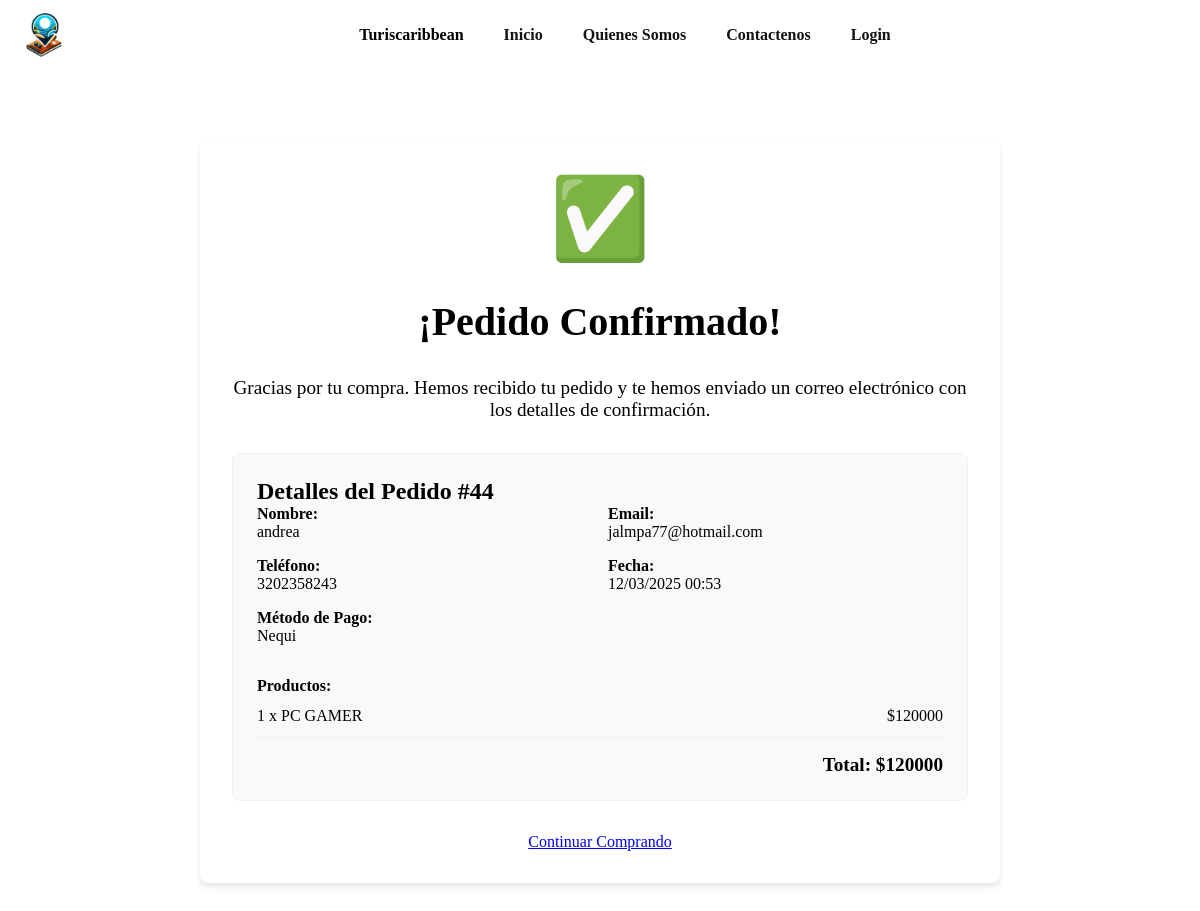
Page /confirmac/44/ on the committed database.
### web/models.py (models this page shows, shortened)
class Orden(models.Model):
    usuario = models.ForeignKey(User, on_delete=models.CASCADE, null=True, blank=True)
    nombre = models.CharField(max_length=200)
    email = models.EmailField()
    telefono = models.CharField(max_length=20)
    sesion_id = models.CharField(max_length=100, null=True, blank=True)
    total = models.DecimalField(max_digits=10, decimal_places=0)
    metodo_pago = models.CharField(max_length=20, choices=[('nequi', 'Nequi'), ('bancolombia', 'Bancolombia')])
    pagado = models.BooleanField(default=False)
    fecha_creacion = models.DateTimeField(auto_now_add=True)

class OrdenItem(models.Model):
    orden = models.ForeignKey(Orden, related_name='items', on_delete=models.CASCADE)
    producto = models.ForeignKey(Producto, on_delete=models.CASCADE)
    precio = models.DecimalField(max_digits=10, decimal_places=0)
    cantidad = models.IntegerField(default=1)
    def subtotal(self):
        return self.precio * self.cantidad

class Producto(models.Model):
    nombre = models.CharField(max_length=200)
    descripcion = models.TextField()
    precio = models.DecimalField(max_digits=10, decimal_places=2)
    foto = models.ImageField(upload_to='web/static/img')
    fecha_creacion = models.DateField(auto_now_add=True)

### web/views.py (the view)
# urls.py: path('confirmac/<int:orden_id>/', views.confirmacion, name='confirmar'),
def confirmacion(request, orden_id):
    try:
        if request.user.is_authenticated:
            orden = Orden.objects.get(id=orden_id, usuario=request.user)
        else:
            orden = Orden.objects.get(id=orden_id, sesion_id=request.session.session_key)
        items = OrdenItem.objects.filter(orden=orden)
        return render(request, 'confirmar.html', {
            'orden': orden,
            'items': items
        })
    except Orden.DoesNotExist:
        messages.error(request, "Orden no encontrada")
        return redirect('productos')

### web/templates/confirmar.html (shortened to what this page needs)
{% extends 'base.html' %}
{% load static %}
{% block content %}
<link rel="stylesheet" href="{% static 'css/confirmacion.css' %}">
<div class="confirmacion-container">
    <div class="confirmacion-icon">✅</div>
    <h1 class="confirmacion-titulo">¡Pedido Confirmado!</h1>
    <div class="confirmacion-mensaje">
        Gracias por tu compra. Hemos recibido tu pedido y te hemos enviado un correo electrónico con los detalles de confirmación.
    </div>
    <div class="confirmacion-detalles">
        <h2 class="resumen-titulo">Detalles del Pedido #{{ orden.id }}</h2>
        <div class="confirmacion-datos">
            <div>
                <div class="datos-titulo">Nombre:</div>
                <div>{{ orden.nombre }}</div>
            </div>
            <div>
                <div class="datos-titulo">Email:</div>
                <div>{{ orden.email }}</div>
            </div>
            <div>
                <div class="datos-titulo">Teléfono:</div>
                <div>{{ orden.telefono }}</div>
            </div>
            <div>
                <div class="datos-titulo">Fecha:</div>
                <div>{{ orden.fecha_creacion|date:"d/m/Y H:i" }}</div>
            </div>
            <div>
                <div class="datos-titulo">Método de Pago:</div>
                <div>{{ orden.get_metodo_pago_display }}</div>
            </div>
        </div>
        <div class="confirmacion-items">
            <div class="datos-titulo">Productos:</div>
            {% for item in items %}
            <div class="confirmacion-item">
                <div>{{ item.cantidad }} x {{ item.producto.nombre }}</div>
                <div>${{ item.subtotal }}</div>
            </div>
            {% endfor %}
            <div class="confirmacion-total">
                Total: ${{ orden.total }}
            </div>
        </div>
    </div>
    <div class="confirmacion-acciones">
        <a href="{% url 'productos' %}" class="btn btn-success">
            Continuar Comprando
        </a>
    </div>
{% endblock %}

### web/static/css/base.css (style rules this page uses)
* { margin: 0; padding: 0; box-sizing: border-box; }

### web/static/css/confirmacion.css (style rules this page uses)
.confirmacion-container { max-width: 800px; margin: 5rem auto; padding: 2rem; background-color: white; border-radius: 8px; box-shadow: 0 4px 6px rgba(0, 0, 0, 0.1); }
.confirmacion-titulo { text-align: center; color: var(--primario-oscuro); font-size: 2.5rem; margin-bottom: 2rem; }
.confirmacion-icon { text-align: center; font-size: 5rem; color: var(--acento); margin-bottom: 2rem; }
.confirmacion-mensaje { text-align: center; font-size: 1.2rem; margin-bottom: 2rem; }
.confirmacion-detalles { margin: 2rem 0; padding: 1.5rem; border: 1px solid #f0f0f0; border-radius: 8px; background-color: #f9f9f9; }
.confirmacion-datos { display: grid; grid-template-columns: 1fr 1fr; gap: 1rem; margin-bottom: 1.5rem; }
.datos-titulo { font-weight: bold; color: var(--primario-oscuro); }
.confirmacion-items { margin-top: 2rem; }
.confirmacion-item { display: flex; justify-content: space-between; padding: 0.75rem 0; border-bottom: 1px solid #f0f0f0; }
.confirmacion-total { text-align: right; font-weight: bold; font-size: 1.2rem; margin-top: 1rem; color: var(--primario-oscuro); }
.confirmacion-acciones { text-align: center; margin-top: 2rem; }

### rows in the picture
Orden: id "44", nombre "andrea", email "jalmpa77@hotmail.com", telefono "3202358243", fecha_creacion "12/03/2025 00:53", metodo_pago "Nequi", total "120000"
OrdenItem: cantidad "1", producto.nombre "PC GAMER", subtotal "120000"
